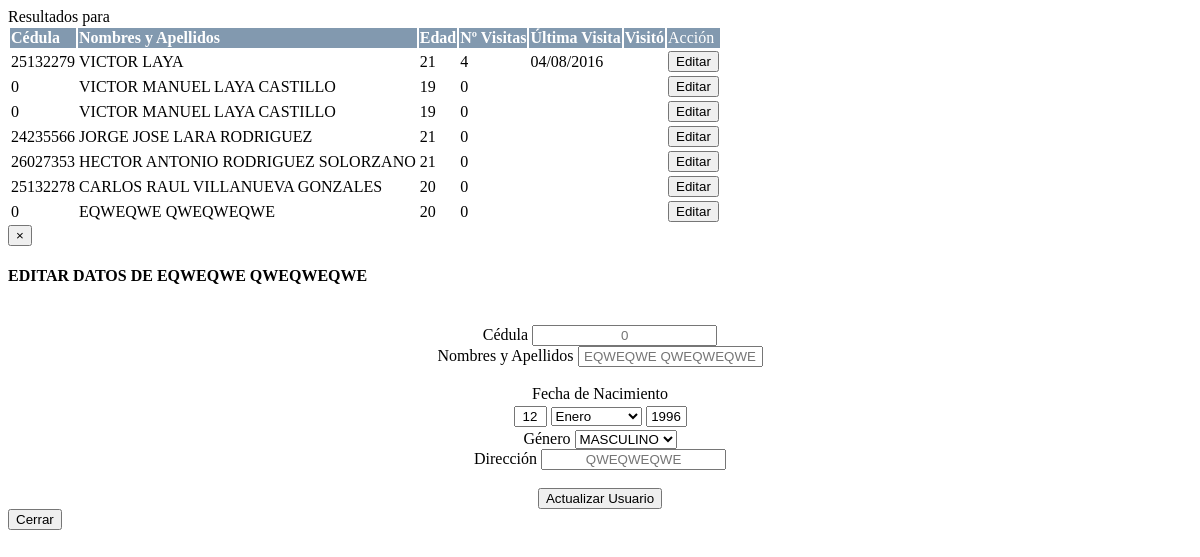
/buscarpersona.php, run on the app's committed database.
### tables this page shows
CREATE TABLE IF NOT EXISTS `usuarios` (
`id` int(8) NOT NULL,
  `ci` int(8) DEFAULT NULL,
  `nombre` text,
  `fNacimiento` date DEFAULT NULL,
  `sexo` char(1) DEFAULT NULL,
  `direccion` varchar(300) DEFAULT NULL,
  `registrador` int(2) DEFAULT NULL
);

### buscarpersona.php (the view, shortened to what this page needs)
<?php
include("conexion.php");
include ("calendario/calendario.php");
?>
<?php
$consultaBusqueda = $_POST['valorBusqueda'];
$caracteres_malos = array("<", ">", "\"", "'", "/", "<", ">", "'", "/");
$caracteres_buenos = array("& lt;", "& gt;", "& quot;", "& #x27;", "& #x2F;", "& #060;", "& #062;", "& #039;", "& #047;");
$consultaBusqueda = str_replace($caracteres_malos, $caracteres_buenos, $consultaBusqueda);
$mensaje = "";
$dia = date("d");
$mes = date("m");
if (isset($consultaBusqueda)) {
	$consulta = mysqli_query($conexion, "SELECT *, YEAR(CURDATE())-YEAR(fNacimiento) + IF(DATE_FORMAT(CURDATE(),'%m-%d') > DATE_FORMAT(fNacimiento,'%m-%d'), 0, -1) AS edadActual FROM usuarios
	WHERE ci LIKE '%$consultaBusqueda%'
	OR nombre LIKE '%$consultaBusqueda%'
	");
	$filas = mysqli_num_rows($consulta);
	if ($filas === 0) {
			?>
		<br><br><br>
		<center><p>No se ha encontrado ninguna persona relacionada con estos datos</p>
		 <button type="button" id="ClickMostrarRegistro2" class="btn btn-danger">Agregar Usuario</button></center>
			<?php
	} else {
		echo 'Resultados para <strong>'.$consultaBusqueda.'</strong>';
		while($resultados = mysqli_fetch_assoc($consulta)) {
			$id = $resultados['id'];
			$ci = $resultados['ci'];
			$nombre = $resultados['nombre'];
			$fNacimiento = $resultados['fNacimiento'];
			$edad = $resultados['edadActual'];
            $direccion = $resultados['direccion'];
            $sexo = $resultados['sexo'];
			$consultaFecha = mysqli_fetch_assoc(mysqli_query($conexion,"SELECT DATE_FORMAT(fEntrada,'%d/%m/%Y') AS fecha_sola FROM visitas WHERE usuario=$id ORDER BY fEntrada DESC"));
			$ultimaVisita = $consultaFecha['fecha_sola'];
			$nVisitas = mysqli_fetch_assoc(mysqli_query($conexion,"SELECT count(*) AS nVisitas FROM visitas WHERE usuario=$id"));
$añoActual = date("Y");
$mesActual = date("m");
$diaActual = date("d");
$horaActual = date("G");
$minutoActual = date("i");
$segundoActual = date("s");
$consulta2 = mysqli_fetch_assoc(mysqli_query($conexion,"SELECT fEntrada FROM visitas WHERE usuario=$id ORDER BY fEntrada DESC"));
$visita = $consulta2['fEntrada'];
$fechaIni = $visita;
$fechaFin = $añoActual.'-'.$mesActual.'-'.$diaActual.' '.$horaActual.':'.$minutoActual.':'.$segundoActual;
list($iniDia, $iniHora) = split(" ", $fechaIni);
list($anyo, $mes, $dia) = split("-", $iniDia);
list($hora, $min, $seg) = split(":", $iniHora);
$tiempoIni = mktime($hora + 0, $min + 0, $seg + 0, $mes + 0, $dia + 0, $anyo);
list($finDia, $finHora) = split(" ", $fechaFin);
list($anyo, $mes, $dia) = split("-", $finDia);
list($hora, $min, $seg) = split(":", $finHora);
$tiempoFin = mktime($hora + 0, $min + 0, $seg + 0, $mes + 0, $dia + 0, $anyo);
$difSegundos = $tiempoFin - $tiempoIni;
if ($difSegundos < 600) {
	$addVisita = '';
}else{
	$addVisita = '<i class="fa fa-plus-square" aria-hidden="true" id="visitado"></i>';
}
$anioNacimiento = substr($fNacimiento, -10, 4);
$mesNacimiento = substr($fNacimiento, -5, 2);
$diaNacimiento = substr($fNacimiento, -2, 2);
			$mensaje .= '
			<tr><td><div><input type="hidden" id="idUsuario" value="'.$id.'">'.$ci.'</div></td><td>'.$nombre.'</td><td>'.$edad.'</td><td>'.$nVisitas['nVisitas'].'</td><td>'.$ultimaVisita.'</td><td>'.$addVisita.'</td><td><button type="button" data-toggle="modal" data-target="#myModal">Editar</button></td>
			</tr>
			';
}
			?>
			<table class="table table-condensed">
				<tr bgcolor= "#8299af" style="color:white;">
					<td><strong>Cédula</strong></td>
					<td><strong>Nombres y Apellidos</strong></td>
					<td><strong>Edad</strong></td>
					<td><strong>Nº Visitas</strong></td>
					<td><strong>Última Visita</strong></td>
					<td><strong>Visitó</strong></td>
					<td>Acción</td>
				</tr>
					<?php
						echo $mensaje;
					?>
			</table>
            <div class="modal fade" id="myModal" role="dialog">
                    <div class="modal-dialog modal-lg">
                    <div class="modal-content">
                        <div class="modal-header">
                        <button type="button" class="close" data-dismiss="modal">&times;</button>
                        <h4 class="modal-title">EDITAR DATOS DE <b><?php echo $nombre; ?></b></h4>
                        </div>
                        <div class="modal-body">
                            <div id="respuestaActualizar" align="center">
            <form class="form" role="form" autocomplete="off" id="actualizarUsuarios">
            <div class="row">
            <br>
                <div class="col-xs-4">
                    <label for="sel1">Cédula</label>
                    <input type="text" class="form-control centrarTexto" maxlength="8" onkeypress="return soloNumeros(event);" id="cedula" placeholder="<?php echo $ci; ?>">
                </div>
                <div class="col-xs-8">
                    <label for="sel1">Nombres y Apellidos</label>
                    <input type="text" class="form-control centrarTexto" maxlength="45" onkeypress="return soloLetras(event);"
                    style="text-transform:uppercase;" onkeyup="javascript:this.value=this.value.toUpperCase();" id="nombres" placeholder="<?php echo $nombre; ?>">
                </div>
            </div>
           <br>
            <div class="row">
               <div class="col-xs-4">
               <label for="sel1">Fecha de Nacimiento</label>
                           <table>
                        <tr>
                            <td>
                            <input type="text" class="form-control centrarTexto" maxlength="2" onkeypress="return soloNumeros(event);" name="dia" size="1" id="calendarioDia" value="<?php echo $diaNacimiento; ?>">
                            </td>
                            <td>
                                <select class="form-control" name="mes" id="calendarioMes">
                                <?php
                                    if ($mesNacimiento == 1) {
                                        echo '<option value="1" selected>Enero</option>';
                                    }else{
                                        echo '<option value="1">Enero</option>';
                                    }
                                ?>
                                </select>
                            </td>
                            <td>
                                <input type="text" class="form-control centrarTexto" maxlength="4" onkeypress="return soloNumeros(event);" name="anio" size="2" id="calendarioAnio" value="<?php echo $anioNacimiento; ?>">
                            </td>
                        </tr>
                    </table>
                </div>
                <div class="col-xs-4">
                    <div class="form-group">
                        <label for="sel1">Género</label>
                        <select class="form-control" name="genero" id="genero">
                            <?php
                                if ($sexo == 'M') {
                                    echo '<option selected>MASCULINO</option>';
                                }else{
                                    echo '<option>MASCULINO</option>';
                                }
                            ?>
                        </select>
                    </div>
                </div>
                <div class="col-xs-4">
                <label for="sel1">Dirección</label>
                    <input type="text" class="form-control centrarTexto"
                    style="text-transform:uppercase;" onkeyup="javascript:this.value=this.value.toUpperCase();" name="direccion" id="direccion" placeholder="<?php echo $direccion; ?>">
                </div>
             </div>
             <div class="row">
             <br>
            <button class="btn btn-lg btn-danger btn-block" id="actualizarUsuario">Actualizar Usuario</button>
            </div>
            </form>
                            </div>
                        </div>
                        <div class="modal-footer">
                        <button type="button" class="btn btn-default" id="cerrarModal" data-dismiss="modal">Cerrar</button>
                        </div>
                    </div>
                    </div>
                </div>
			<?php
		};
	};
?>

### conexion.php (shortened to what this page needs)
<!DOCTYPE html>
<html>
<body>
</body>
</html>

### calendario/calendario.php (shortened to what this page needs)
<link rel="stylesheet" type="text/css" href="css/estilo.css">

### css/estilo.css (style rules this page uses)
.centrarTexto { text-align: center }

### data on the page
usuarios: ci "25132279", nombre "VICTOR LAYA", edad "21", nVisitas "4", ultimaVisita "04/08/2016"
usuarios: ci "0", nombre "VICTOR MANUEL LAYA CASTILLO", edad "19", nVisitas "0"
usuarios: ci "0", nombre "VICTOR MANUEL LAYA CASTILLO", edad "19", nVisitas "0"
usuarios: ci "24235566", nombre "JORGE JOSE LARA RODRIGUEZ", edad "21", nVisitas "0"
usuarios: ci "26027353", nombre "HECTOR ANTONIO RODRIGUEZ SOLORZANO", edad "21", nVisitas "0"
usuarios: ci "25132278", nombre "CARLOS RAUL VILLANUEVA GONZALES", edad "20", nVisitas "0"
usuarios: ci "0", nombre "EQWEQWE QWEQWEQWE", edad "20", nVisitas "0", dia "12", mes "Enero", anio "1996", genero "MASCULINO", direccion "QWEQWEQWE"
